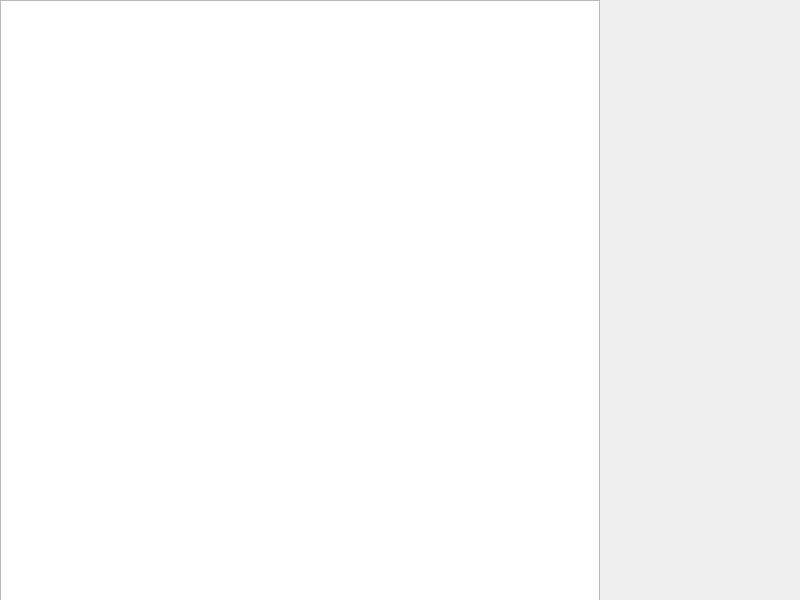
<?xml version="1.0" encoding="UTF-8"?>
<ui version="4.0">
 <class>videojuego</class>
 <widget class="QMainWindow" name="videojuego">
  <property name="geometry">
   <rect>
    <x>0</x>
    <y>0</y>
    <width>800</width>
    <height>600</height>
   </rect>
  </property>
  <property name="maximumSize">
   <size>
    <width>1280</width>
    <height>720</height>
   </size>
  </property>
  <property name="windowTitle">
   <string>videojuego</string>
  </property>
  <widget class="QWidget" name="centralwidget">
   <widget class="QGraphicsView" name="main_scene">
    <property name="geometry">
     <rect>
      <x>0</x>
      <y>0</y>
      <width>600</width>
      <height>800</height>
     </rect>
    </property>
   </widget>
  </widget>
 </widget>
 <resources/>
 <connections/>
</ui>
